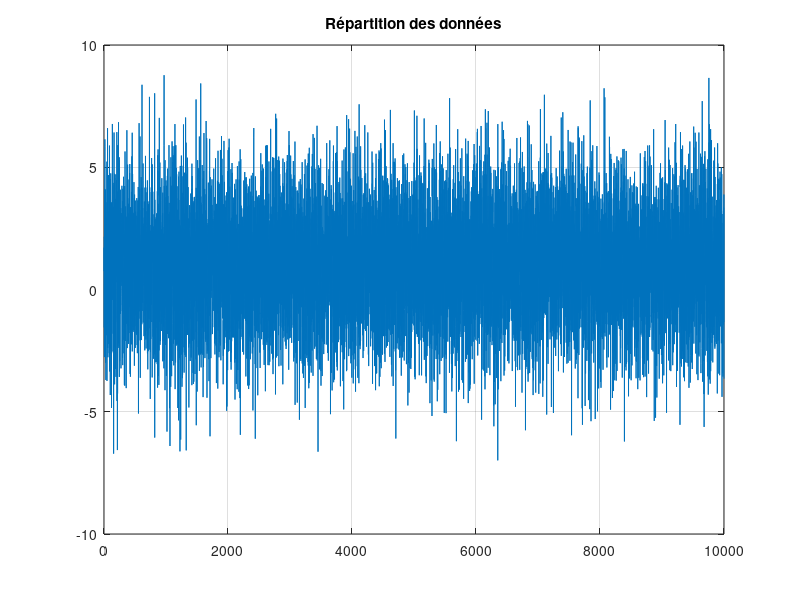

Write MATLAB code to recreate this figure.
clc; clear; close all

c11 = 0;
c00 = 0;
c10 = 2;
c01 = 1;

pi0 = 0.5;
pi1 = 0.5;
v = 2;
sigma = sqrt(4);

m = 1; %nb de mesures

N = 10000;


X = zeros(m, N);
vraies_detection = zeros(m, N);

choix_jeu = menu("Choix du jeu de données", "Répartition aléatoire", "Répartition déterministe");

if choix_jeu == 1
    for i = 1:m
        nb_h0 = 0;
        nb_h1 = 0;
        for j = 1:N
            bruit = sigma * randn(1, 1);
            if (randn(1, 1) > 0 && nb_h0 < pi0*N )%choix aleatoire de l'hypothese
                X(i, j) = bruit;
                nb_h0 = nb_h0 + 1;
                vraies_detection(j) = 0;
            elseif (nb_h1 < pi1*N)
                X(i, j) = bruit + v;
                nb_h1 = nb_h1 + 1;
                vraies_detection(j) = 1;
            else
                X(i, j) = bruit;
                nb_h0 = nb_h0 + 1;
                vraies_detection(j) = 0;
            end
        end
    end
else
    for i = 1:m
        nb_h0 = 0;
        nb_h1 = 0;
        for j = 1:N
            bruit = sigma * randn(1, 1);
            if (nb_h0 < N/2)%choix aleatoire de l'hypothese
                X(i, j) = bruit;
                nb_h0 = nb_h0 + 1;
                vraies_detection(j) = 0;
            elseif (nb_h1 < pi1*N)
                X(i, j) = bruit + v;
                nb_h1 = nb_h1 + 1;
                vraies_detection(j) = 1;
            end
        end
    end
end

save("data", "X", "N", "c00", "c01", "c10", "c11", "sigma", "v", "pi0", "pi1", "vraies_detection", "m");

figure(1)
plot(X(1,:))
grid()
title("Répartition des données")